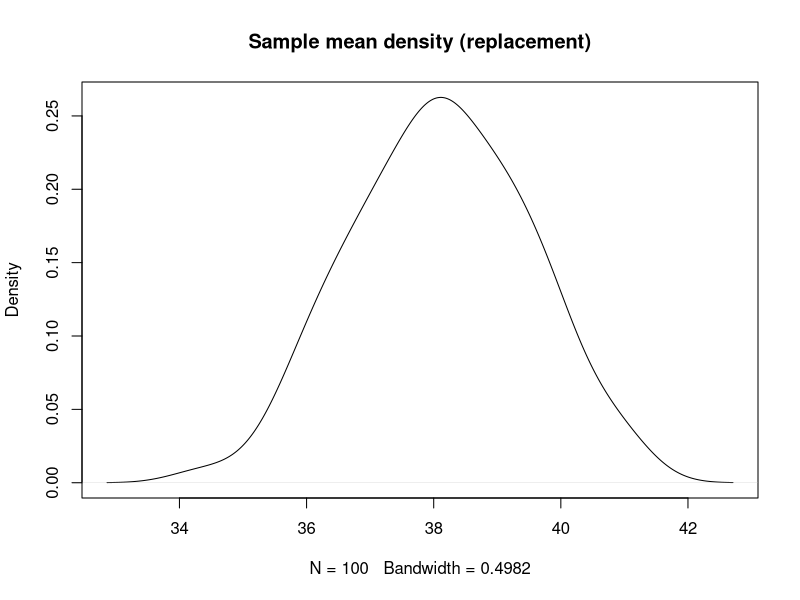
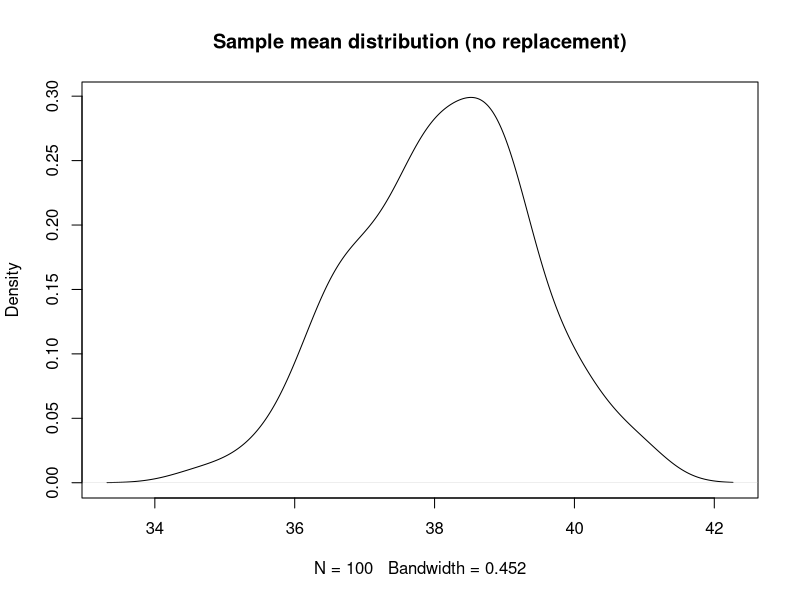

Write R code to recreate these figures, in order.
# Create a population with normal distribution
population <- rnorm(n = 985, mean = 38, sd = 10)

# Obtain samples with repetition and its distribution
samples_replace <- c()
for (a in 1:100) {
  samples_replace[a] <- mean(sample(population, size = 50, replace = T))
}

plot(density(samples_replace), main = "Sample mean density (replacement)")

# Obtain samples without repetition
samples_no_replace <- c()
for (a in 1:100) {
  samples_no_replace[a] <- mean(sample(population, size = 50, replace = F))
}

plot(density(samples_no_replace), main = "Sample mean distribution (no replacement)")
